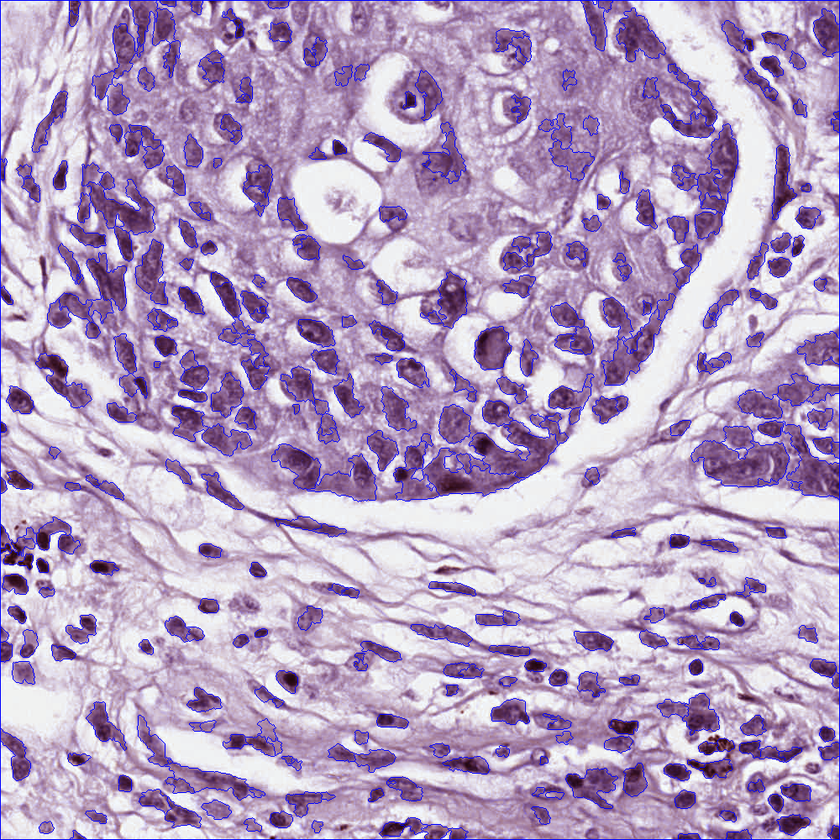
%> input picture results/TCGA-21-5784-01Z-00-DX1.png, 840 x 840 px, shrunk from 1000 x 1000 before the run, given in place of TCGA-21-5784-01Z-00-DX1.tif, which was not available
$ octave ws.m   (GNU Octave 9; MATLAB toolbox functions it lacks are replaced by stand-ins)
%> lines starting %> are read from the running program, lines starting %| are printed output that depends on the picture; in (x1, y1, x2, y2) boxes, pixels count from 0 and x2, y2 are one past the last pixel; in counts of white or black regions, pixels touching at a corner belong together; the program's own positions count from 1; pictures that were not available may be replaced by others from this repository, and a replacement may not be noted
clc, clear;
close all;

rgb = imread('../Tissue images/TCGA-21-5784-01Z-00-DX1.tif');
%> rgb is the input picture: size 840x840x3 uint8; mean R, G, B 179, 157.9, 192.9
I = rgb2gray(rgb);

hy = fspecial('sobel');
hx = hy';
Iy = imfilter(double(I), hy, 'replicate');
Ix = imfilter(double(I), hx, 'replicate');
gradmag = sqrt(Ix.^2 + Iy.^2);
figure
imshow(Ix,[]), title('Ix');
figure
imshow(Iy,[]), title('Iy');
figure
imshow(gradmag,[]), title('Gradient magnitude (gradmag)');

L = watershed(gradmag);
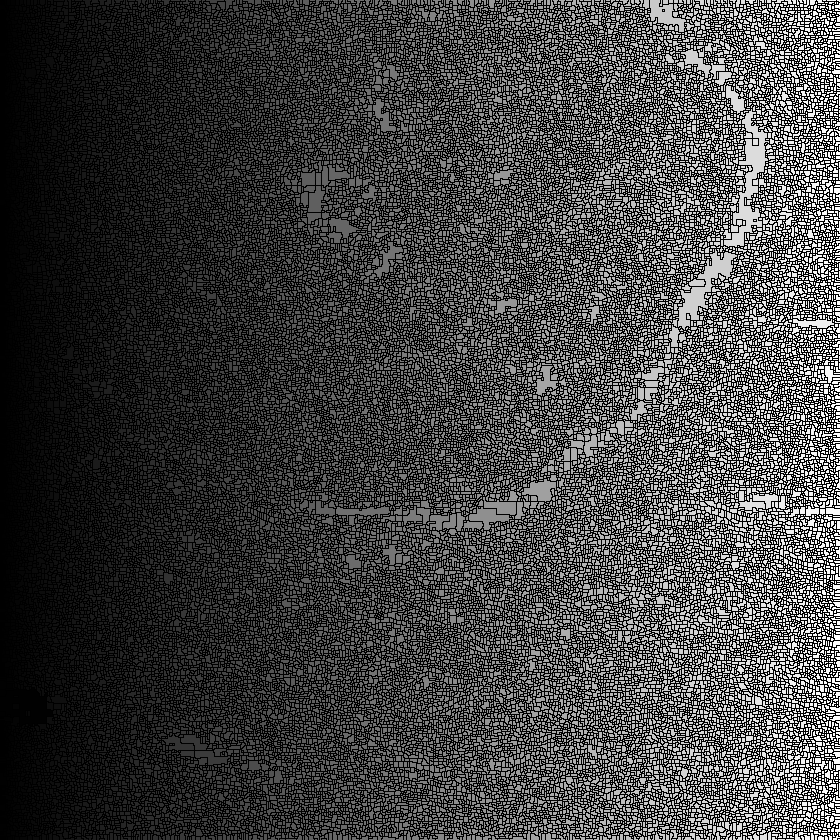
%> L: size 840x840 uint16; min 0, max 50752, mean 12953.3; drawn with min black and max white
Lrgb = label2rgb(L);
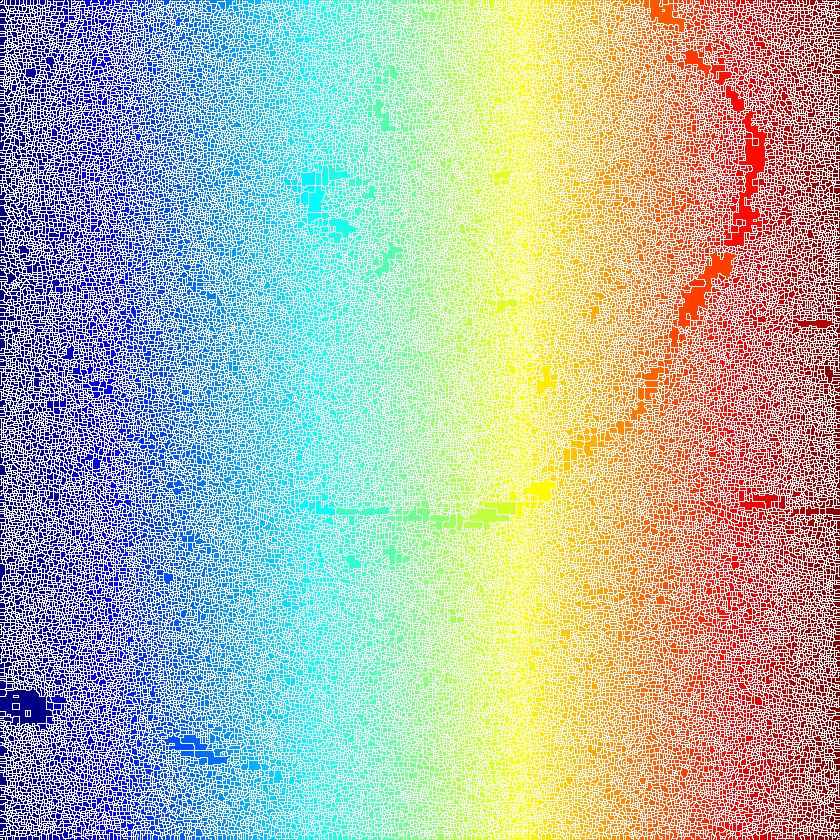
%> Lrgb: size 840x840x3 uint8; mean R, G, B 186.7, 189.5, 185.2
figure, imshow(Lrgb), title('Watershed transform of gradient magnitude (Lrgb)');

se = strel('disk', 20);
Io = imopen(I, se);
figure
imshow(Io), title('Opening (Io)');

Ie = imerode(I, se);
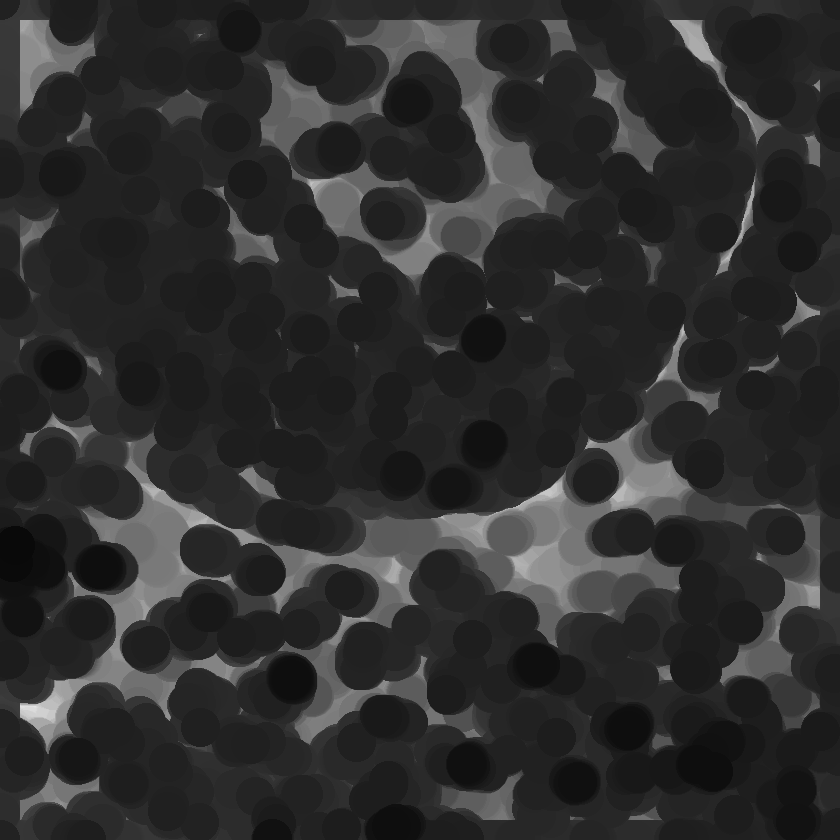
%> Ie: size 840x840 uint8; min 9, max 229, mean 45.9
Iobr = imreconstruct(Ie, I);
figure
imshow(Iobr), title('Opening-by-reconstruction (Iobr)');

Ioc = imclose(Io, se);
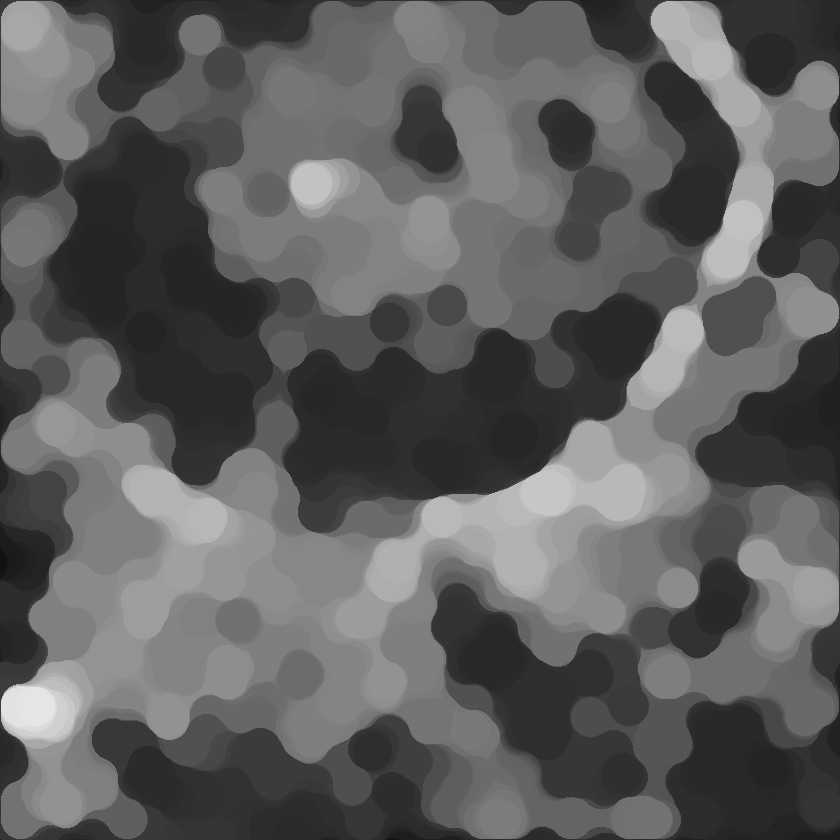
%> Ioc: size 840x840 uint8; min 17, max 229, mean 94.5
figure
imshow(Ioc), title('Opening-closing (Ioc)');

Iobrd = imdilate(Iobr, se);
Iobrcbr = imreconstruct(imcomplement(Iobrd), imcomplement(Iobr));
Iobrcbr = imcomplement(Iobrcbr);
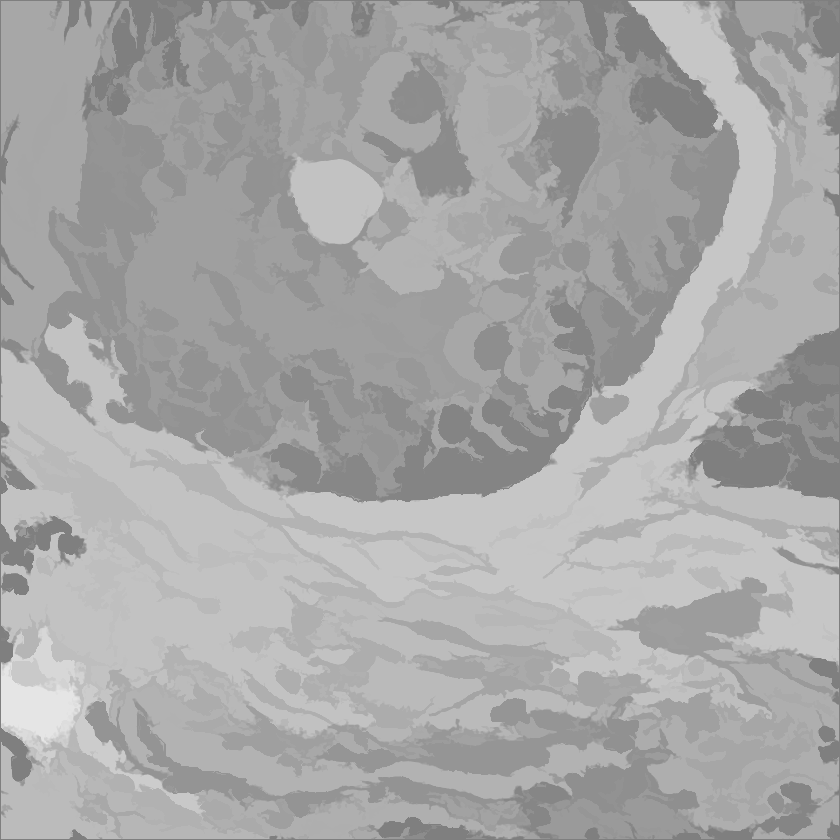
%> Iobrcbr: size 840x840 uint8; min 127, max 229, mean 167.9
figure
imshow(Iobrcbr), title('Opening-closing by reconstruction (Iobrcbr)');

fgm = imregionalmax(Iobrcbr);
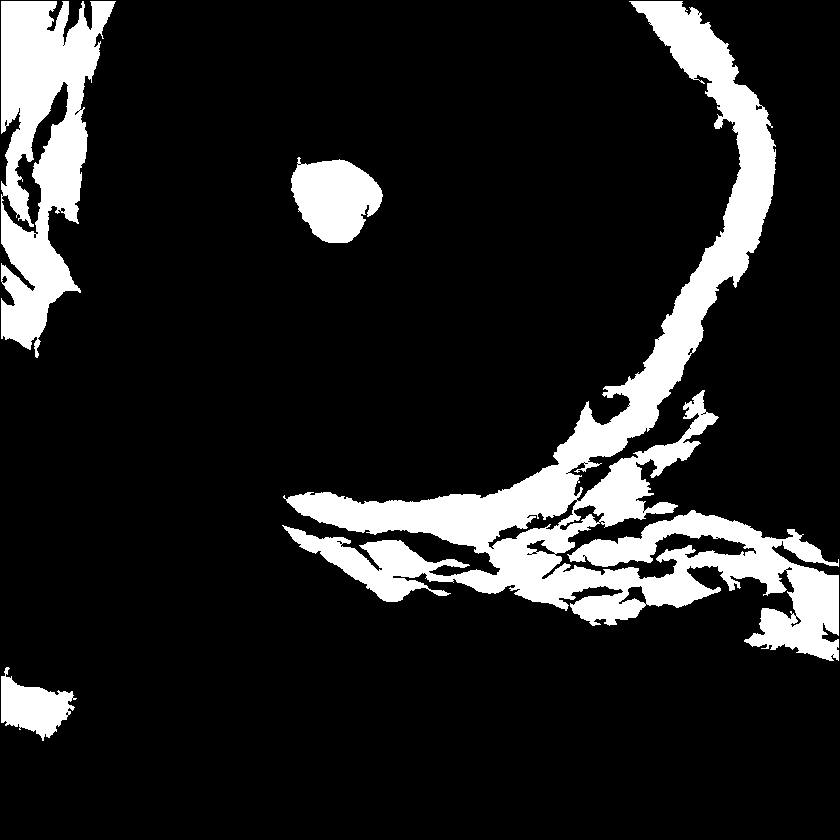
%> fgm: size 840x840 logical; 13.7% white; 4 white regions, box (x1, y1, x2, y2) and area: (282, 1, 839, 661) 66467, (1, 1, 116, 358) 21905, (291, 157, 383, 243) 5529, (1, 667, 77, 741) 2950
figure
imshow(fgm), title('Regional maxima of opening-closing by reconstruction (fgm)');

$ run again, with results/TCGA-18-5592-01Z-00-DX1.png copied over results/TCGA-21-5784-01Z-00-DX1.png
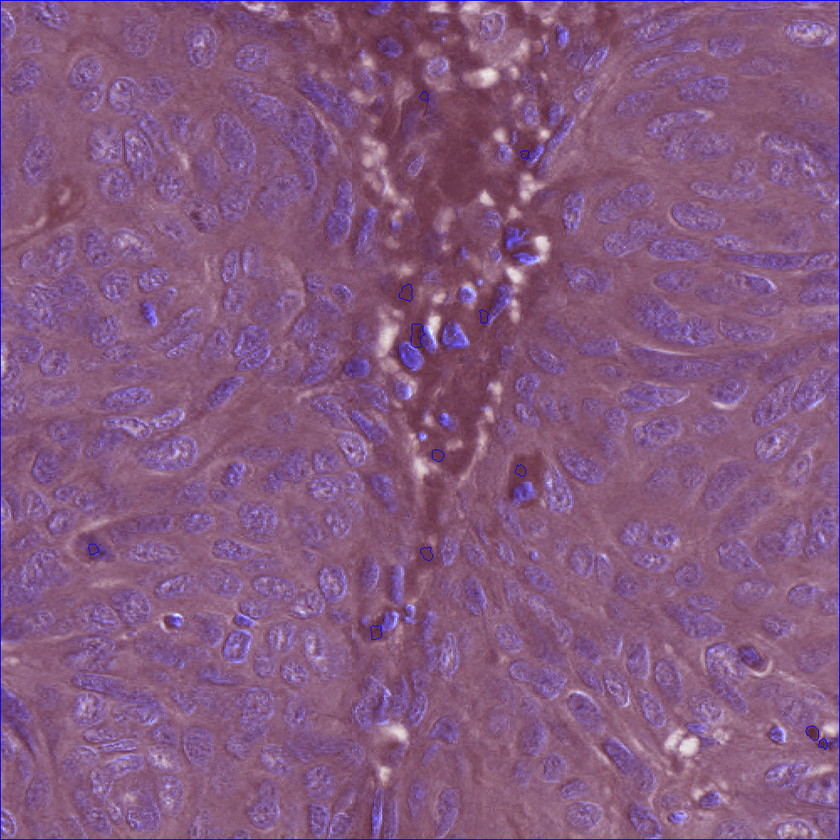
%> input picture results/TCGA-18-5592-01Z-00-DX1.png, 840 x 840 px, shrunk from 1000 x 1000 before the run, given in place of TCGA-21-5784-01Z-00-DX1.tif, which was not available
%> rgb is the input picture: size 840x840x3 uint8; mean R, G, B 133.1, 90.4, 128
%> `Iobrcbr = imreconstruct(imcomplement(Iobrd), imcomplement(Iobr));`:
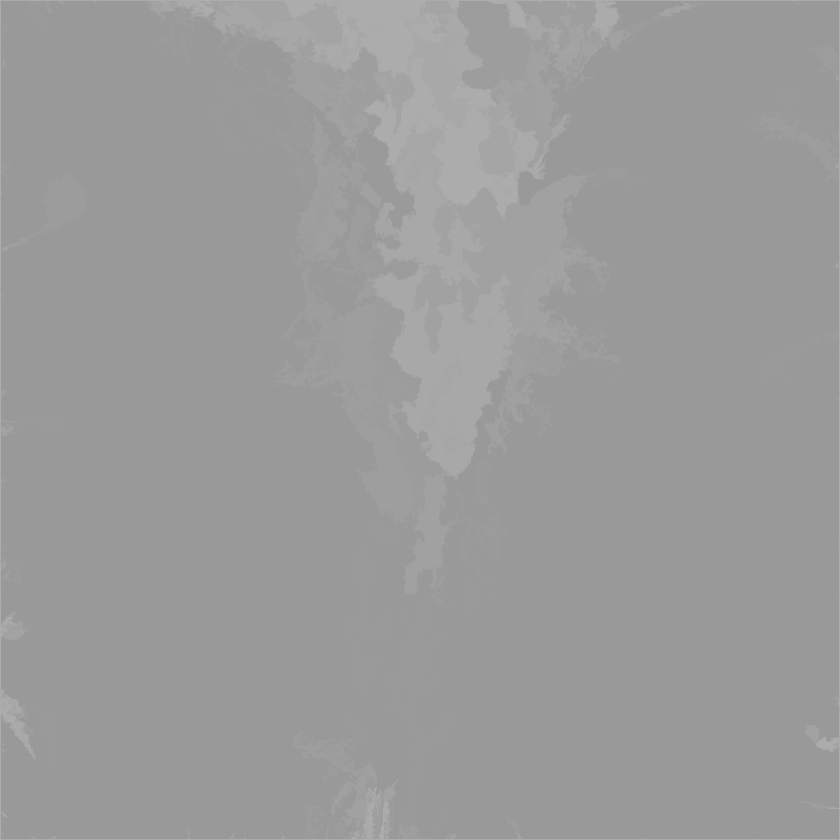
%> Iobrcbr: size 840x840 uint8; min 153, max 172, mean 154.9
%> `fgm = imregionalmax(Iobrcbr);`:
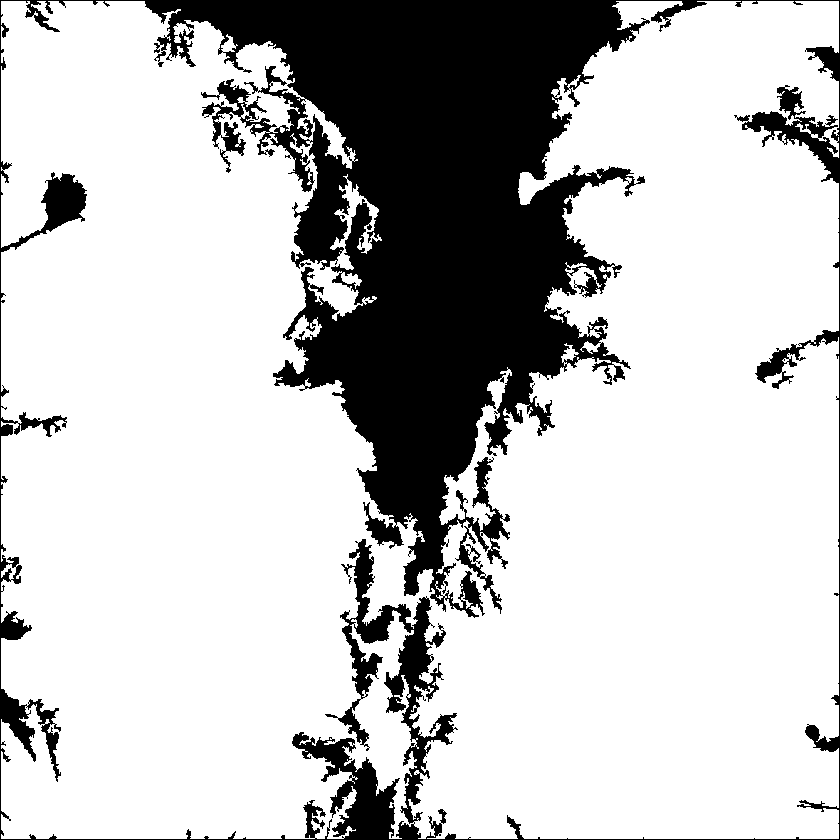
%> fgm: size 840x840 logical; 76.8% white; 1 black region, box (x1, y1, x2, y2) and area: (0, 0, 840, 840) 163758

$ run again, with results/TCGA-38-6178-01Z-00-DX1.png copied over results/TCGA-21-5784-01Z-00-DX1.png
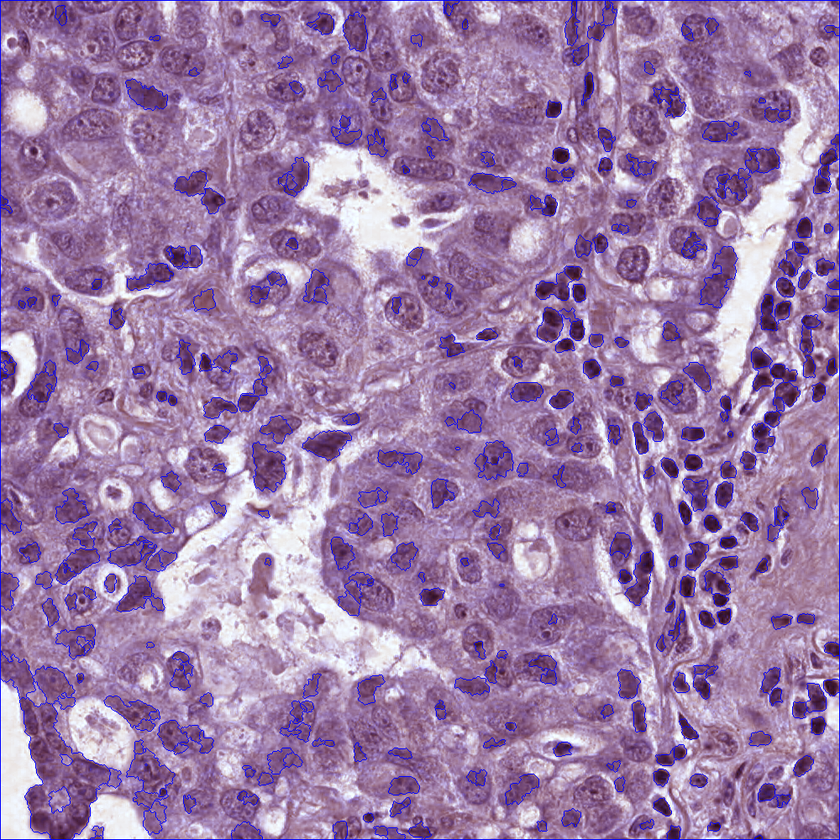
%> input picture results/TCGA-38-6178-01Z-00-DX1.png, 840 x 840 px, shrunk from 1000 x 1000 before the run, given in place of TCGA-21-5784-01Z-00-DX1.tif, which was not available
%> rgb is the input picture: size 840x840x3 uint8; mean R, G, B 155.5, 124.7, 167.9
%> `Iobrcbr = imcomplement(Iobrcbr);`:
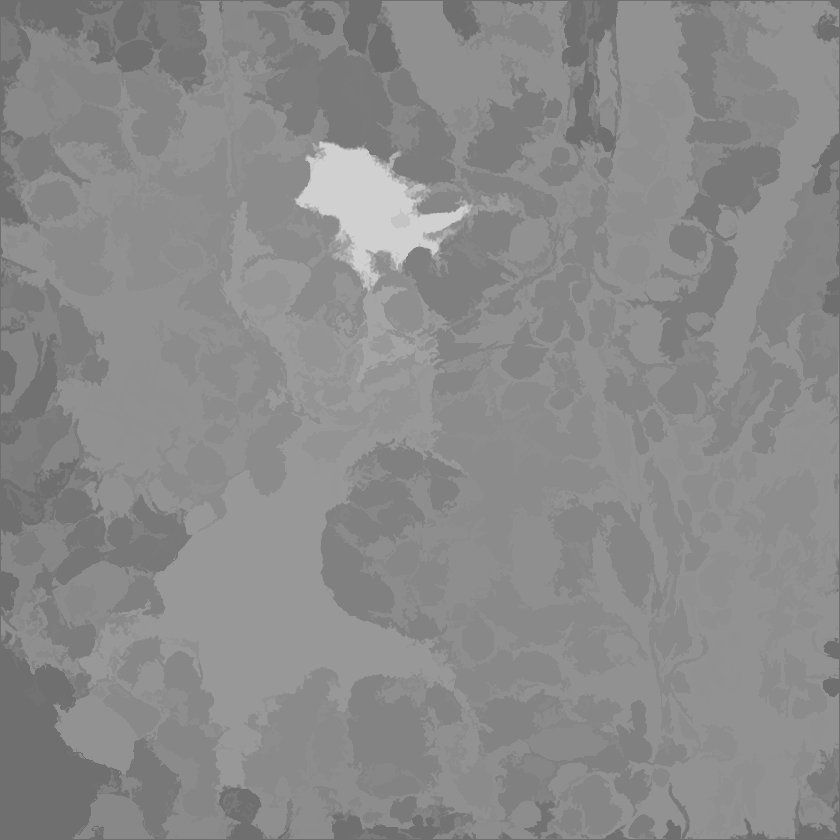
%> Iobrcbr: size 840x840 uint8; min 111, max 208, mean 138.4
%> `fgm = imregionalmax(Iobrcbr);`:
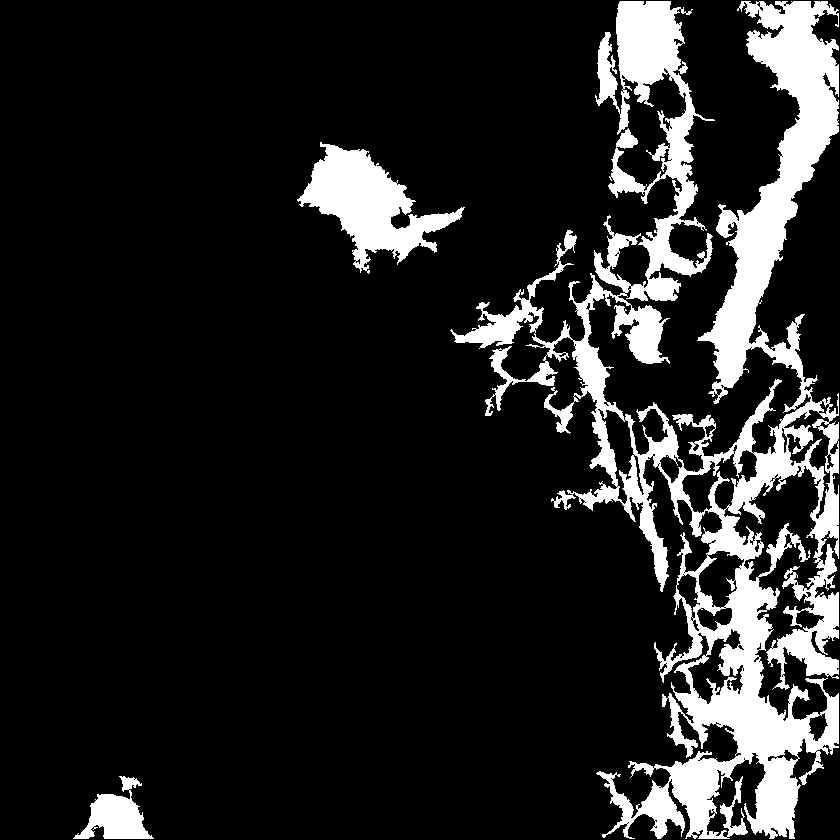
%> fgm: size 840x840 logical; 13.8% white; 3 white regions, box (x1, y1, x2, y2) and area: (450, 1, 839, 839) 85991, (297, 142, 465, 274) 8716, (73, 776, 154, 839) 2391
